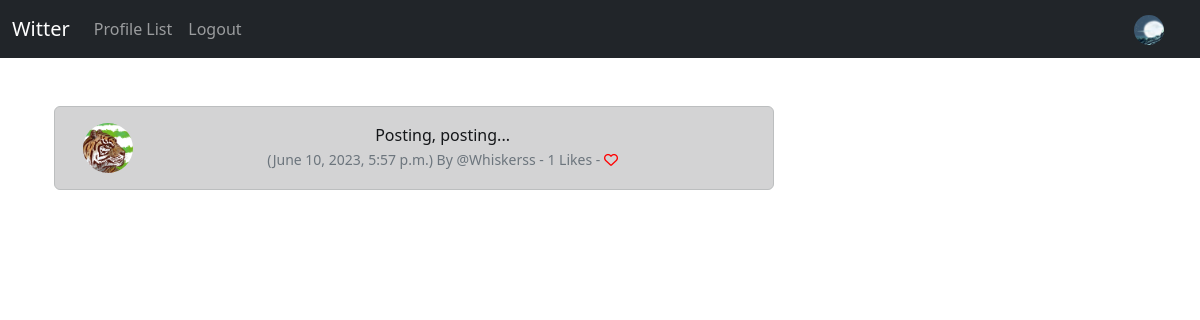
The page /post_show/1 (signed in) on the database its author committed.
### witter_app/models.py (models this page shows, shortened)
class Profile(models.Model):
	user = models.OneToOneField(User, on_delete=models.CASCADE)
	follows = models.ManyToManyField("self",
		related_name="followed_by",
		symmetrical=False,
		blank=True)
	date_modified = models.DateTimeField(User, auto_now=True)
	profile_image = models.ImageField(null=True, blank=True, upload_to="images/")
	profile_bio = models.CharField(null=True, blank=True, max_length=500)
	homepage_link = models.CharField(null=True, blank=True, max_length=120)
	facebook_link = models.CharField(null=True, blank=True, max_length=120)
	instagram_link = models.CharField(null=True, blank=True, max_length=120)
	linkedin_link = models.CharField(null=True, blank=True, max_length=120)

class Post(models.Model):
	user = models.ForeignKey(
		User, related_name="posts",
		on_delete=models.DO_NOTHING
		)
	body = models.CharField(max_length=500)
	created_at = models.DateTimeField(auto_now_add=True)
	likes = models.ManyToManyField(User, related_name="post_like", blank=True)
	def number_of_likes(self):
		return self.likes.count()

### witter_app/views.py (the view)
# urls.py: path('post_show/<int:pk>', views.post_show, name="post_show"),
def post_show(request, pk):
	post = get_object_or_404(Post, id=pk)
	if post:
		return render(request, "show_post.html", {'post':post})
	else:
		messages.success(request, ("Hmm... A missing post O_O"))
		return redirect('home')

### witter_app/templates/show_post.html (shortened to what this page needs)
{% extends 'base.html' %}
{% load static %}
{% block content %}
	<div class="container text-center">
		<div class="row">
			<div class="col-8">
<br/>
		<div class="alert alert-dark" role="alert">
<div class="container">
	<div class="row">
		<div class="col-1">
		  {% if post.user.profile.profile_image %}
				<img src="{{ post.user.profile.profile_image.url }}" width=50 height=50 class="rounded-circle" alt="{{ profile.user.username }}">
				{% else %}
				<img src="{% static 'images/duck_pic_profile.jpg' %}" width=50 height=50 class="rounded-circle" alt="{{ profile.user.username }}">
				{% endif %}
		</div>
		<div class="col-11">
		  {{ post.body }}<br/>
		  <small class="text-muted">
		  	({{ post.created_at}}) By
		  	@{{ post.user.username }}
		  	- {{ post.number_of_likes }} Likes -
		  	{% if user in post.likes.all %}
		  	  <a href="{% url 'post_like' post.id %}">
	<i class="fa-solid fa-heart" style="color:red"></i>
		  	  </a>
		  	{% else %}
		  		<a href="{% url 'post_like' post.id %}">
		  <i class="fa fa-heart-o" style="color:red"></i>
		  		</a>
		  	{% endif %}
		  </small>
		</div><br/><br/>
			</div>
		</div>
	</div>
</div>
<div class="col-4">
				<br/><br/><br/>
</div>
{% endblock %}

### witter_app/templates/navbar.html (shortened to what this page needs)
{% load static %}
<nav class="navbar navbar-expand-lg navbar-dark bg-dark">
  <div class="container-fluid">
    <a class="navbar-brand" href="{% url 'home' %}">Witter</a>
    <div class="collapse navbar-collapse" id="navbarSupportedContent">
      <ul class="navbar-nav me-auto mb-2 mb-lg-0">
        <li class="nav-item">
          <a class="nav-link"
          href="{% url 'profile_list' %}">Profile List</a>
        </li>
        {% if user.is_authenticated %}
        <li class="nav-item">
          <a class="nav-link"
          href="{% url 'logout' %}">Logout</a>
        </li>
        {% endif %}
      </ul>
      {% if user.is_authenticated %}
        <ul class="navbar-nav ml-auto">
          <li class="nav-link navbar-brand">
            <a href="{% url 'profile' request.user.id %}">
{% if user.profile.profile_image %}
<img src="{{ user.profile.profile_image.url }}" class="rounded-circle" width=30>
{% else %}
    <img src="{% static 'images/default_profile_pic.png' %}" class="img-fluid rounded-circle" alt="Profile Image" width=30>
{% endif %}
            </a>
          </li>
        </ul>
      {% endif %}
    </div>
  </div>
</nav>

### rows shown on the page
Post: user.profile.profile_image (picture), body "Posting, posting...", created_at "June 10, 2023, 5:57 p.m.", user.username "Whiskerss", number_of_likes "1"
